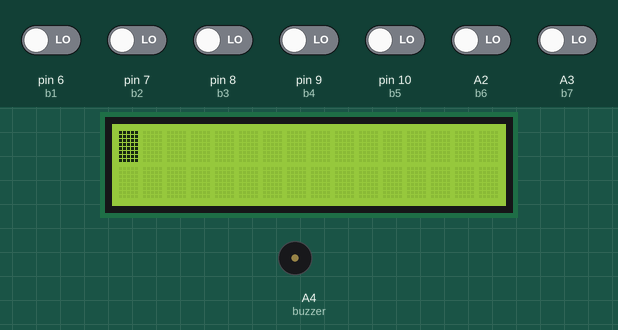
The sketch below on a simulated Arduino Uno, built with avr-gcc and run on an emulated ATmega328P. Shown: 16×2 character LCD, buzzer (waves = sounding, pin HIGH). The inputs (shaded band) are chosen by the test bench; at power-on: A2 (b6), A3 (b7), pin 6 (b1), pin 7 (b2), pin 8 (b3), pin 9 (b4), pin 10 (b5) LOW.

Above: at 1.2 s.
1.3 s: A2 (b6) driven HIGH
At 1.4 s:
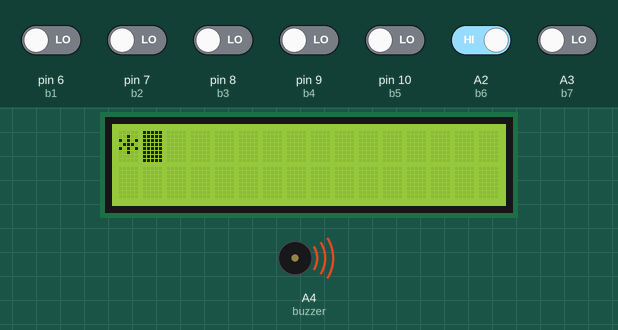
3.4 s: pin 6 (b1) driven HIGH
At 4.5 s:
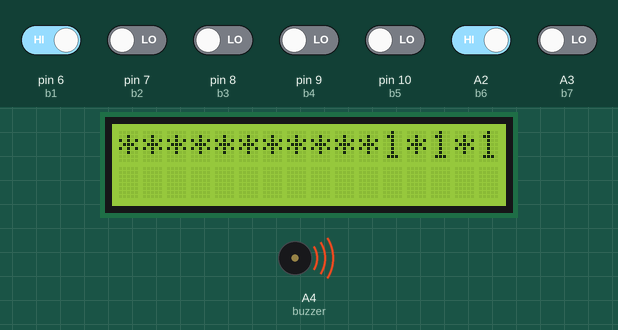
5.8 s: pin 6 (b1) driven LOW
7.8 s: pin 7 (b2) driven HIGH
At 9.61 s:
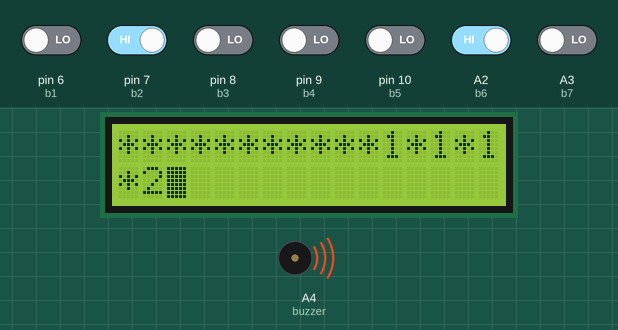
9.8 s: pin 7 (b2) driven LOW
At 10.01 s:
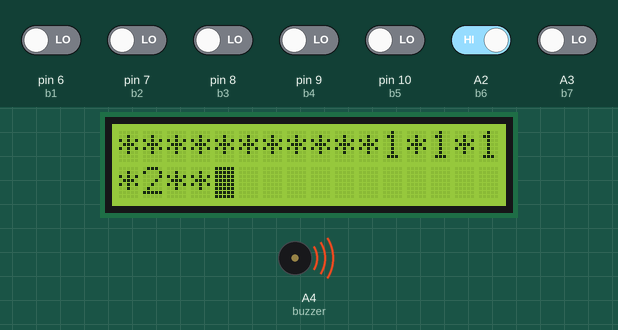
12.0 s: pin 8 (b3) driven HIGH
At 12.7 s:
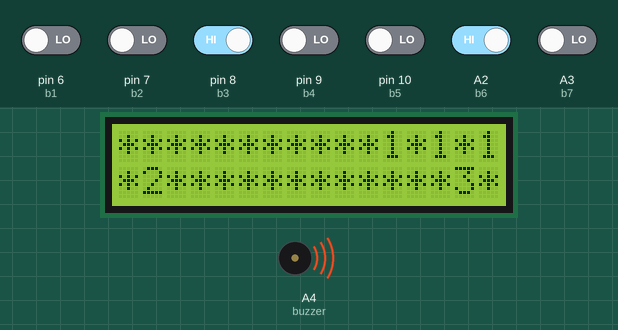
Timing chart, 0 to 15.0 s (numbered marks = the images above; inputs shaded):
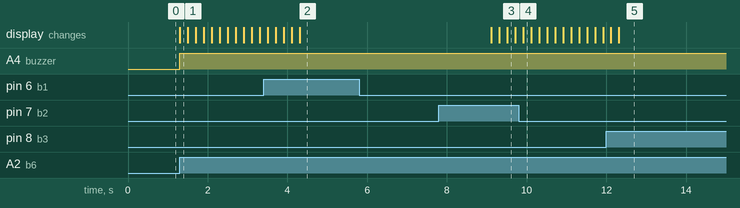

Measured:
- after the input at 1.3 s, A4 (buzzer): LOW → HIGH at once; the display: changes at once (image 1)

The sketch:

calculator.ino
```cpp
#include <LiquidCrystal.h>
int rs=12, e=11, d4= 5, d5=4, d6= 3, d7=2;
int b1=6,b2=7,b3=8,b4=9, b5=10, b6=A2, b7=A3;
int buzzer=A4;
int number,num1,num2;
void(*resetFunc) (void) =0;
bool action;
LiquidCrystal lcd(rs,e,d4,d5,d6,d7);
int buttonstate;
int buttonstate2;
int buttonstate3;
int buttonstate4;
int buttonstate5;
int buttonstate6;
int buttonstate7;


void setup() {
 pinMode(b1,INPUT);
 pinMode(b2,INPUT);
 pinMode(b3,INPUT);
 pinMode(b4,INPUT);
 pinMode(b5,INPUT);
 pinMode(b6,INPUT);
 pinMode(b7,INPUT);
 pinMode(buzzer,OUTPUT);
 lcd.begin(16,2);
 lcd.clear(); //Then clean it


 }
void loop(){
  buttonstate = digitalRead(b1);
  buttonstate2 = digitalRead(b2);
  buttonstate3= digitalRead(b3);
  buttonstate4= digitalRead(b4);
  buttonstate5= digitalRead(b5);
  buttonstate6= digitalRead(b6);
  buttonstate7= digitalRead(b7);
  lcd.blink();
  if(buttonstate==HIGH){
    number=1;
    lcd.print("1");
    digitalWrite(buzzer,HIGH);
    delay(200);
    digitalWrite(buzzer,LOW);
    if(action==true){
      num2=number;
    }
    else{
      num1=number;
    }
    }
    else if(buttonstate2==HIGH){
      number=2;
    lcd.print("2");
    digitalWrite(buzzer,HIGH);
    delay(200);
    digitalWrite(buzzer,LOW);
    if(action==true){
      num2=number;
    }
    else{
      num1=number;
    }
    }
    else if(buttonstate3==HIGH){
      number=3;
    lcd.print("3");
    digitalWrite(buzzer,HIGH);
    delay(200);
    digitalWrite(buzzer,LOW);
    if(action==true){
      num2=number;
    }
    else{
      num1=number;
    }
    }
    else if(buttonstate4==HIGH){
      number=4;
    lcd.print("4");
    digitalWrite(buzzer,HIGH);
    delay(200);
    digitalWrite(buzzer,LOW);
    if(action==true){
      num2=number;
    }
    else{
      num1=number;
    }
    }
    if(buttonstate5==HIGH){
     num1=0;
     num2=0;
     number=0;
    int  M=0;
    lcd.clear();
    lcd.setCursor(M,0);
    digitalWrite(buzzer,HIGH);
    delay(200);
    digitalWrite(buzzer,LOW);
    resetFunc();
    }
    if(buttonstate6==HIGH){
      action=true;
    lcd.print("*");
    digitalWrite(buzzer,HIGH);
    delay(200);
    digitalWrite(buzzer,LOW);
    }
    if(buttonstate7==HIGH){
   //lcd.print("=");
    calculateResult();
    digitalWrite(buzzer,HIGH);
    delay(200);
    digitalWrite(buzzer,LOW);
    displayResult();
    }
    }
    void calculateResult(){
      number= num1* num2;
    }
    void displayResult(){
      lcd.setCursor(14,1);
      lcd.print(number);
    }
```
